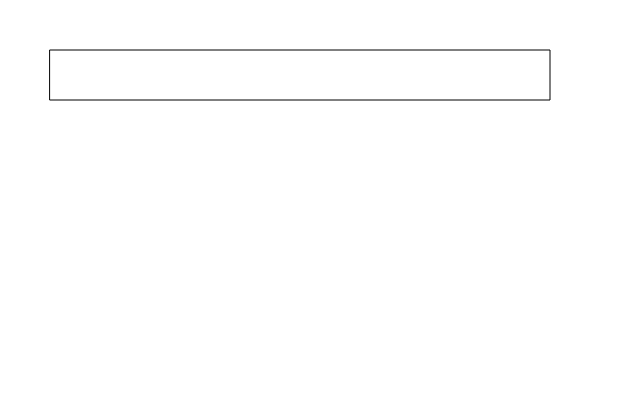
Frame 1 (no input)
Frame 60 (no input): identical to frame 1, image omitted
Frame 120 (the mouse pressed at the canvas centre since frame 60): identical to frame 1, image omitted

The p5.js sketch that drew this single still picture (run headless with seeded random() and noise() and a simulated clock; from frame 60 on, the mouse is pressed at the canvas centre):

// p5.js sketch
// ── sketch.js
function setup() {
	createCanvas(640,420);
}
function draw() {
	background("white");
    
    var insideColor= color(78,252,203);
    fill("insideColor");
    rect(50,50,500,50);
	
	
}
